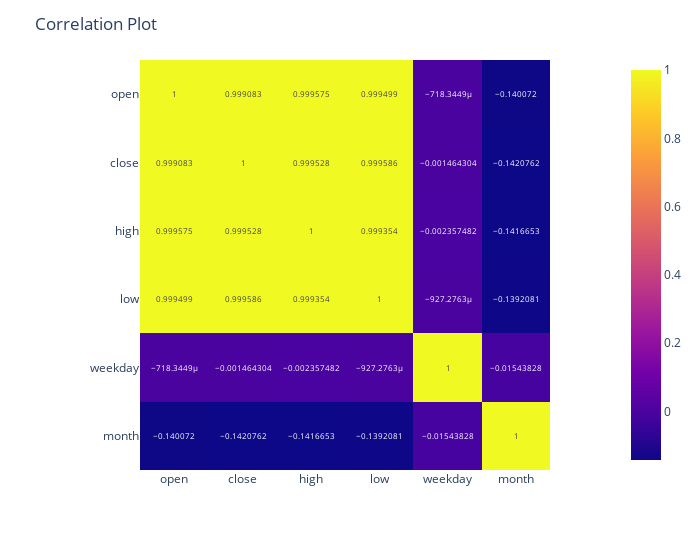

Source (notebook cell):
### Code cell
# correlation between attributes
corr = D[['open', 'close', 'high', 'low', 'weekday', 'month']].corr()
fig = px.imshow(corr, text_auto=True)
fig.update_layout(width=700, height=550, title='Correlation Plot')
fig.show()

### Figure 1 — Plotly figure (JSON) as saved in the notebook; plotly's stock layout.template omitted (floating-point values rounded to 4 significant figures)
{"data": [{"coloraxis": "coloraxis", "hovertemplate": "x: %{x}<br>y: %{y}<br>color: %{z}<extra></extra>", "name": "0", "texttemplate": "%{z}", "type": "heatmap", "x": ["open", "close", "high", "low", "weekday", "month"], "xaxis": "x", "y": ["open", "close", "high", "low", "weekday", "month"], "yaxis": "y", "z": [[1, 0.9991, 0.9996, 0.9995, -0.0007183, -0.1401], [0.9991, 1, 0.9995, 0.9996, -0.001464, -0.1421], [0.9996, 0.9995, 1, 0.9994, -0.002357, -0.1417], [0.9995, 0.9996, 0.9994, 1, -0.0009273, -0.1392], [-0.0007183, -0.001464, -0.002357, -0.0009273, 1, -0.01544], [-0.1401, -0.1421, -0.1417, -0.1392, -0.01544, 1]]}], "layout": {"coloraxis": {"colorscale": [[0, "#0d0887"], [0.1111, "#46039f"], [0.2222, "#7201a8"], [0.3333, "#9c179e"], [0.4444, "#bd3786"], [0.5556, "#d8576b"], [0.6667, "#ed7953"], [0.7778, "#fb9f3a"], [0.8889, "#fdca26"], [1, "#f0f921"]]}, "height": 550, "margin": {"t": 60}, "title": {"text": "Correlation Plot"}, "width": 700, "xaxis": {"anchor": "y", "constrain": "domain", "domain": [0, 1], "scaleanchor": "y"}, "yaxis": {"anchor": "x", "autorange": "reversed", "constrain": "domain", "domain": [0, 1]}}}
